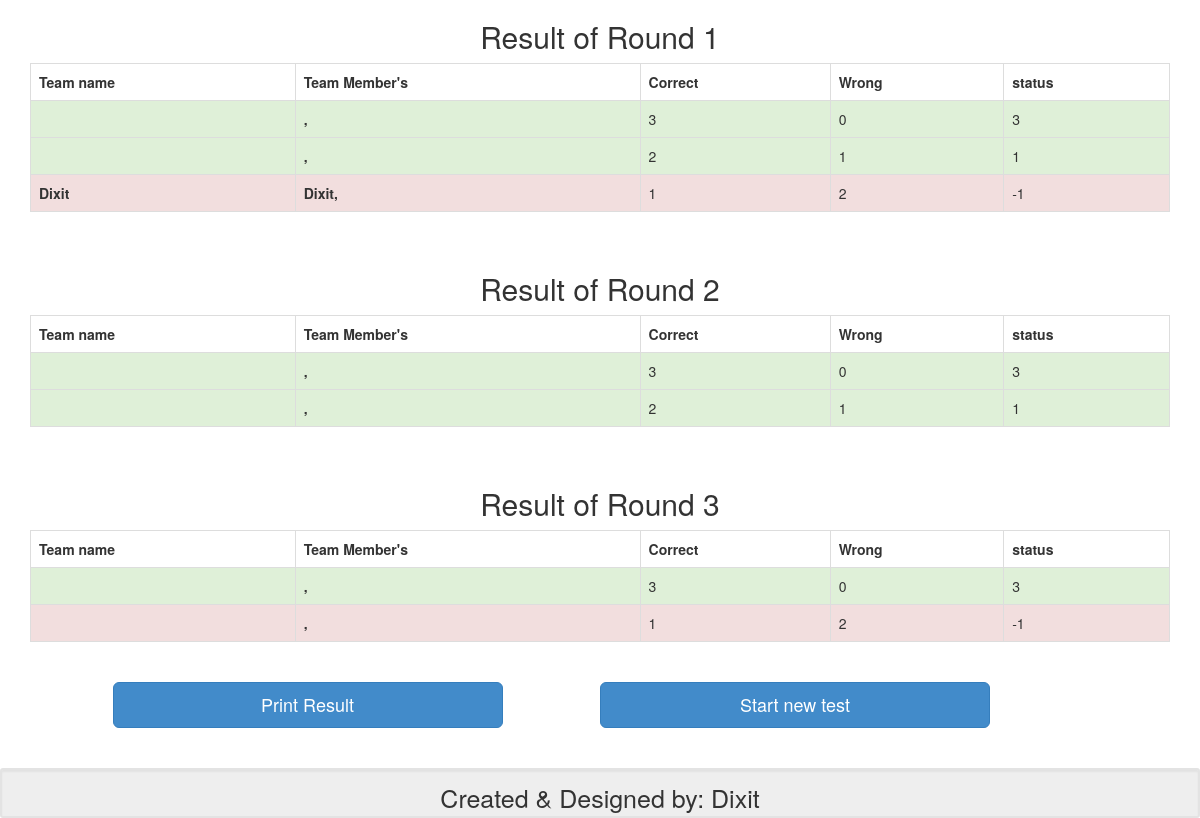
Page /pages/result123.php on the committed database.
### tables this page shows
CREATE TABLE IF NOT EXISTS `round1_result` (
  `team_id` int(6) unsigned NOT NULL,
  `team_name` varchar(30) NOT NULL,
  `correct` int(11) DEFAULT '0',
  `wrong` int(11) DEFAULT '0',
  `status` int(11) DEFAULT '0',
  `active` tinyint(1) DEFAULT '1'
);

CREATE TABLE IF NOT EXISTS `team` (
  `team_id` int(6) unsigned NOT NULL,
  `team_name` varchar(30) NOT NULL,
  `member` text NOT NULL,
  `active` tinyint(1) DEFAULT '1'
);

CREATE TABLE IF NOT EXISTS `round2_result` (
  `team_id` int(6) unsigned NOT NULL,
  `team_name` varchar(30) NOT NULL,
  `correct` int(11) DEFAULT '0',
  `wrong` int(11) DEFAULT '0',
  `status` int(11) DEFAULT '0',
  `active` tinyint(1) DEFAULT '1'
);

CREATE TABLE IF NOT EXISTS `round3_result` (
  `team_id` int(6) unsigned NOT NULL,
  `team_name` varchar(30) NOT NULL,
  `correct` int(11) DEFAULT '0',
  `wrong` int(11) DEFAULT '0',
  `status` int(11) DEFAULT '0',
  `active` tinyint(1) DEFAULT '1'
);

### pages/result123.php (the view, shortened to what this page needs)
<!DOCTYPE html>
<html lang='en'>
    <head>
        <link rel="stylesheet" href="../css/bootstrap.min.css">
        <link rel="stylesheet" href="../font-awesome/css/font-awesome.min.css">
        <link rel="stylesheet" href="../css/main.css">
    </head>
    <body>
        <div class="container">
            <?php
                $servername = "localhost";
                $username = "";
                $password = "";
                $dbname = "logo_quiz";
                $conn = new mysqli($servername, $username, $password, $dbname);
            ?>
            <?php for($i=1; $i<=3; $i++): ?>
                <center>
                    <h2>Result of Round <?php echo $i;?></h2>
                </center>
                <table class="table table-bordered table-hover">
                    <tr>
                        <th class="">Team name</th>
                        <th class="">Team Member's</th>
                        <th class="">Correct</th>
                        <th class="">Wrong</th>
                        <th class="">status</th>
                    </tr>
                    <tr>
                        <?php
                            $sql = "SELECT r.team_id, r.team_name, r.correct, r.wrong, r.status, r.active, t.member FROM round".$i."_result r LEFT JOIN team t ON r.team_id = t.team_id ORDER BY status DESC, wrong ASC";
                            $result = $conn->query($sql);
                                if ($result->num_rows > 0) {
                                    while($row = $result->fetch_assoc()):?>
                                        <?php $rcolor = $row['active']; ?>
                                        <tr class="row<?php echo $rcolor;?>" >
                                            <th class=""><?php echo $row["team_name"];?></th>
                                            <th class=""><?php echo $row["member"];?></th>
                                            <td class=""><?php echo $row["correct"];?></td>
                                            <td class=""><?php echo $row["wrong"];?></td>
                                            <td class=""><?php echo $row["status"];?></td>
                                        </tr>
                                    <?php endwhile;
                                }else{
                                    echo "error: in faching data";
                                }
                        ?>
                </table>
                <br>
            <?php endfor;?>
            <div class="row">
                <button type="button" class="btn btn-primary btn-lg col-md-4 col-md-offset-1 " onclick="printpage()">Print Result</button>
                <form action="../index.php">
                    <input type="submit" class="btn btn-primary btn-lg col-md-4 col-md-offset-1 " value="Start new test">
                </form>
            </div>
            <br><br>
        </div>
        <div class="container-fluid page-footer" id="footer">
            <center>
                <h3>Created & Designed by:  Dixit</h3>
            </center>
        </div>
    </body>
</html>

### css/main.css (style rules this page uses)
body { margin: 0px; padding: 0px; height: 100%; //background: url('../images/washi.png') top left repeat; //background-position: center; //background-origin: content-box; //background-repeat: repeat; //background-size: contain; //background-color: #f00; }
.page-footer { height:50px; width:100%; //background:#999; background-color: #EEEEEE; border: 2px solid #e3e3e3; border-radius: 3px; -webkit-box-shadow: inset 0 2px 2px rgba(0,0,0,.05); box-shadow: inset 0 2px 2px rgba(0,0,0,.05); }
.page-footer h3 { line-height: 15px !important; font-size: 25px !important; }

### rows in the picture
round1_result: team.member ",", correct "3", wrong "0", status "3"
round1_result: team.member ",", correct "2", wrong "1", status "1"
round1_result: team_name "Dixit", team.member "Dixit,", correct "1", wrong "2", status "-1"
round2_result: team.member ",", correct "3", wrong "0", status "3"
round2_result: team.member ",", correct "2", wrong "1", status "1"
round3_result: team.member ",", correct "3", wrong "0", status "3"
round3_result: team.member ",", correct "1", wrong "2", status "-1"
